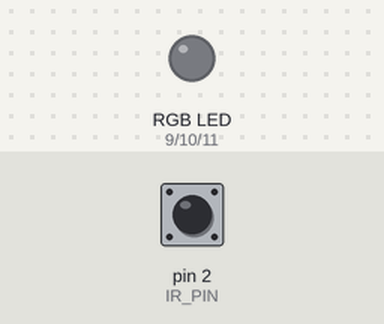
A sketch run on a simulated Arduino Uno, built with avr-gcc and run on an emulated ATmega328P. Shown: an RGB LED mixed from three pins (HIGH = lit). The inputs (shaded band) are chosen by the test bench; at power-on: pin 2 (IR_PIN) HIGH.

Above: at 1.2 s.
1.3 s: pin 2 (IR_PIN) driven LOW
At 2.5 s:
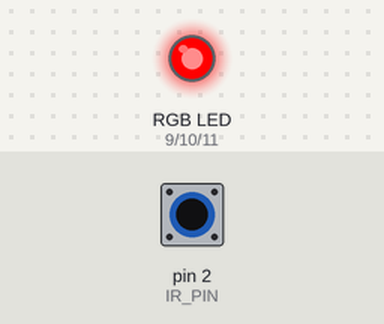
2.8 s: pin 2 (IR_PIN) pulsed HIGH 5 times (0.12 s each, 0.3 s apart)
At 5.4 s:
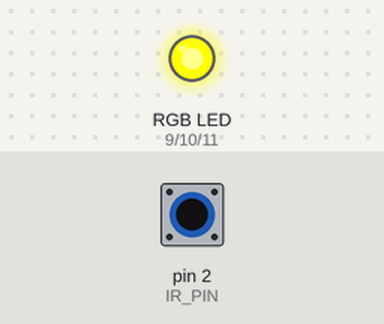
5.8 s: pin 2 (IR_PIN) pulsed HIGH 2 times (0.12 s each, 0.3 s apart)
At 6.9 s:
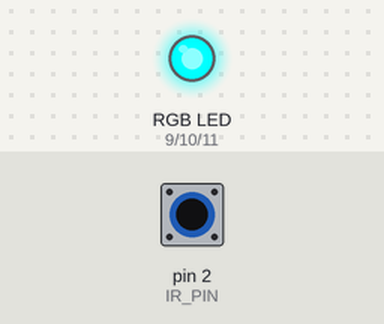
Timing chart, 0 to 8.8 s (numbered marks = the images above; inputs shaded):
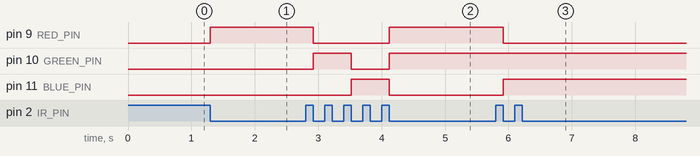

Measured:
- after the input at 1.3 s, pin 9 (RED_PIN): LOW → HIGH at once
- after the input at 2.8 s, pin 9 (RED_PIN): HIGH → LOW after 0.12 s, → HIGH 1.2 s later; pin 10 (GREEN_PIN): LOW → HIGH after 0.12 s, → LOW 0.60 s later, → HIGH 0.60 s later; pin 11 (BLUE_PIN): LOW → HIGH after 0.72 s, → LOW 0.60 s later
- after the input at 5.8 s, pin 9 (RED_PIN): HIGH → LOW after 0.12 s; pin 11 (BLUE_PIN): LOW → HIGH after 0.12 s

The sketch:

Arduino_IRSensor_RGBLed.ino
```cpp
#define IR_PIN 2

#define RED_PIN 9
#define GREEN_PIN 10
#define BLUE_PIN 11

int colorIndex = 0;
bool lastState = HIGH;

void setup() {
  pinMode(IR_PIN, INPUT);

  pinMode(RED_PIN, OUTPUT);
  pinMode(GREEN_PIN, OUTPUT);
  pinMode(BLUE_PIN, OUTPUT);

  allOff();
}

void loop() {
  bool currentState = digitalRead(IR_PIN);

  // Detect hand wave (HIGH → LOW)
  if (lastState == HIGH && currentState == LOW) {
    nextColor();
    delay(300); // debounce
  }

  lastState = currentState;
}

void nextColor() {
  colorIndex = (colorIndex + 1) % 8;

  switch (colorIndex) {
    case 0: setColor(0, 0, 0); break;       // OFF
    case 1: setColor(255, 0, 0); break;     // RED
    case 2: setColor(0, 255, 0); break;     // GREEN
    case 3: setColor(0, 0, 255); break;     // BLUE
    case 4: setColor(255, 255, 0); break;   // YELLOW
    case 5: setColor(0, 255, 255); break;   // CYAN
    case 6: setColor(255, 0, 255); break;   // MAGENTA
    case 7: setColor(255, 255, 255); break; // WHITE
  }
}

void setColor(int r, int g, int b) {
  analogWrite(RED_PIN, r);
  analogWrite(GREEN_PIN, g);
  analogWrite(BLUE_PIN, b);
}

void allOff() {
  setColor(0, 0, 0);
}
```
